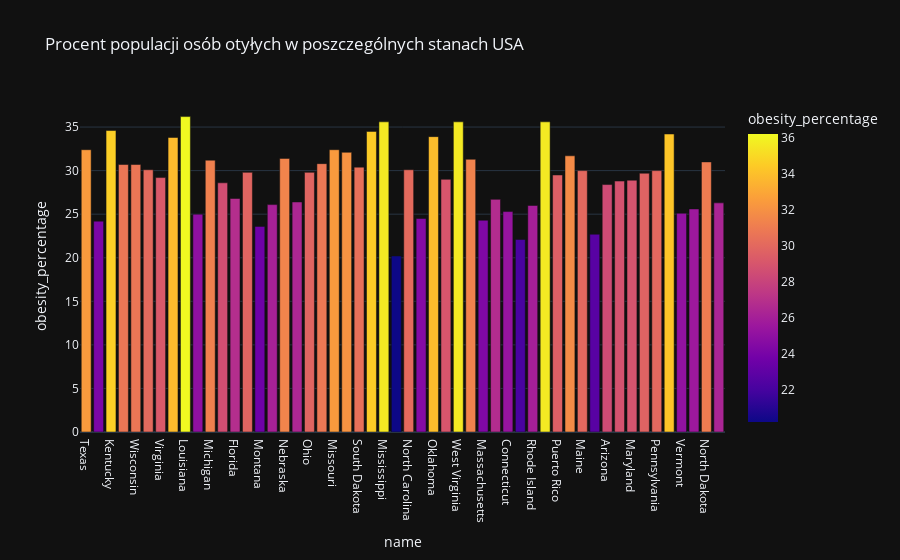

The cell this chart's notebook holds for it:
### Code cell
px.bar(data_frame=df, x='name', y='obesity_percentage', color='obesity_percentage', title='Procent populacji osób otyłych w poszczególnych stanach USA')

### Figure 1 — Plotly figure (JSON) as saved in the notebook; plotly's stock layout.template omitted (floating-point values rounded to 4 significant figures)
{"data": [{"alignmentgroup": "True", "hovertemplate": "name=%{x}<br>obesity_percentage=%{marker.color}<extra></extra>", "legendgroup": "", "marker": {"color": [32.4, 24.2, 34.6, 30.7, 30.7, 30.1, 29.2, 33.8, 36.2, 25.0, 31.2, 28.6, 26.8, 29.8, 23.6, 26.1, 31.4, 26.4, 29.8, 30.8, 32.4, 32.1, 30.4, 34.5, 35.6, 20.2, 30.1, 24.5, 33.9, 29.0, 35.6, 31.3, 24.3, 26.7, 25.3, 22.1, 26.0, 35.6, 29.5, 31.7, 30.0, 22.7, 28.4, 28.8, 28.9, 29.7, 30.0, 34.2, 25.1, 25.6, 31.0, 26.3], "coloraxis": "coloraxis", "pattern": {"shape": ""}}, "name": "", "offsetgroup": "", "orientation": "v", "showlegend": false, "textposition": "auto", "x": ["Texas", "California", "Kentucky", "Georgia", "Wisconsin", "Oregon", "Virginia", "Tennessee", "Louisiana", "New York", "Michigan", "Idaho", "Florida", "Alaska", "Montana", "Minnesota", "Nebraska", "Washington", "Ohio", "Illinois", "Missouri", "Iowa", "South Dakota", "Arkansas", "Mississippi", "Colorado", "North Carolina", "Utah", "Oklahoma", "Wyoming", "West Virginia", "Indiana", "Massachusetts", "Nevada", "Connecticut", "District of Columbia", "Rhode Island", "Alabama", "Puerto Rico", "South Carolina", "Maine", "Hawaii", "Arizona", "New Mexico", "Maryland", "Delaware", "Pennsylvania", "Kansas", "Vermont", "New Jersey", "North Dakota", "New Hampshire"], "xaxis": "x", "y": [32.4, 24.2, 34.6, 30.7, 30.7, 30.1, 29.2, 33.8, 36.2, 25.0, 31.2, 28.6, 26.8, 29.8, 23.6, 26.1, 31.4, 26.4, 29.8, 30.8, 32.4, 32.1, 30.4, 34.5, 35.6, 20.2, 30.1, 24.5, 33.9, 29.0, 35.6, 31.3, 24.3, 26.7, 25.3, 22.1, 26.0, 35.6, 29.5, 31.7, 30.0, 22.7, 28.4, 28.8, 28.9, 29.7, 30.0, 34.2, 25.1, 25.6, 31.0, 26.3], "yaxis": "y", "type": "bar"}], "layout": {"xaxis": {"anchor": "y", "domain": [0.0, 1.0], "title": {"text": "name"}}, "yaxis": {"anchor": "x", "domain": [0.0, 1.0], "title": {"text": "obesity_percentage"}}, "coloraxis": {"colorbar": {"title": {"text": "obesity_percentage"}}, "colorscale": [[0.0, "#0d0887"], [0.1111, "#46039f"], [0.2222, "#7201a8"], [0.3333, "#9c179e"], [0.4444, "#bd3786"], [0.5556, "#d8576b"], [0.6667, "#ed7953"], [0.7778, "#fb9f3a"], [0.8889, "#fdca26"], [1.0, "#f0f921"]]}, "legend": {"tracegroupgap": 0}, "title": {"text": "Procent populacji osób otyłych w poszczególnych stanach USA"}, "barmode": "relative"}}
